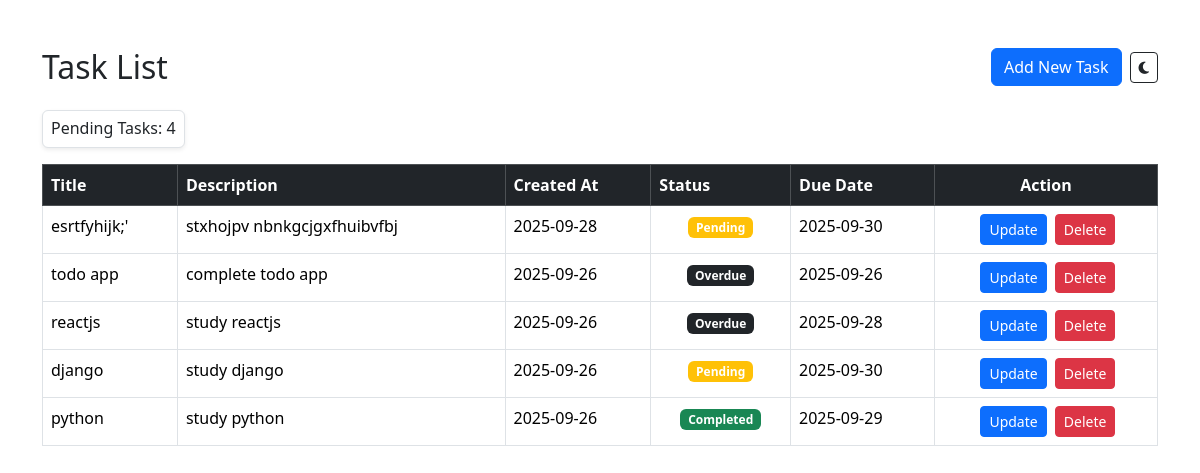
The app's page /, older data.
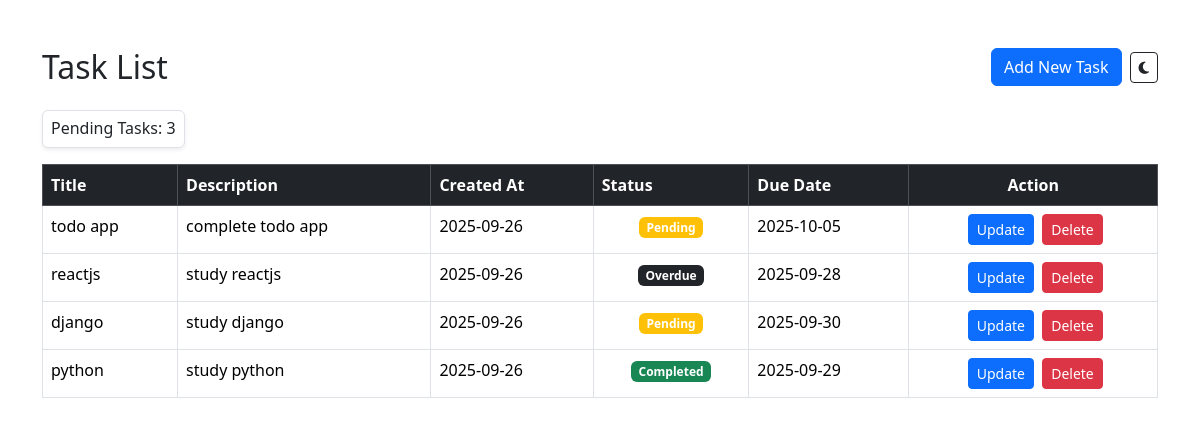
The same page, newer data.
### tasks/models.py (models this page shows, shortened)
class Task(models.Model):
    title = models.CharField(max_length=200)
    description = models.TextField()
    created_at = models.DateTimeField(auto_now_add=True)
    complete_task = models.BooleanField(default=False)
    due_date = models.DateField(null=True, blank=True)

### tasks/views.py (the view)
# urls.py: path('', views.task_list, name='task_list'),
def task_list(request):
    tasks = Task.objects.all().order_by('-created_at')
    pending_count = Task.objects.all().filter(complete_task=False).count()
    today=date.today()
    return render(request, 'task_list.html', {'tasks': tasks,
                                                'pending_count':pending_count,
                                                'today':today})

### template/task_list.html (shortened to what this page needs)
{% extends "base.html" %}
{% block content %}
<div class="d-flex justify-content-between align-items-center mb-4">
    <h2 class="mb-0">Task List</h2>
    <div class="d-flex align-items-center gap-2">
        <a href="{% url 'addtask_view' %}" class="btn btn-primary">Add New Task</a>
        <button id="theme-toggle" class="btn btn-outline-dark btn-sm"></button>
    </div>
</div>
<div class="border rounded p-2 d-inline-block bg-body shadow-sm gap-3 mb-3">
    <h6 class="mb-0">Pending Tasks: {{ pending_count }}</h6>
</div>
<div class="card-body p-0">
    <table class="table table-hover table-bordered" id="task-table">
        <thead class="table-dark">
            <tr>
                <th>Title</th>
                <th>Description</th>
                <th>Created At</th>
                <th>Status</th>
                <th>Due Date</th>
                <th class="text-center">Action</th>
            </tr>
        </thead>
        <tbody>
        {% for task in tasks %}
            <tr draggable="true" data-id="{{ task.id }}" ondragstart="drag(event)" ondragover="dragover(event)">
                <td>{{ task.title }}</td>
                <td>{{ task.description }}</td>
                <td>{{ task.created_at|date:"Y-m-d" }}</td>
                <td class="text-center">
                    {% if task.complete_task %}
                        <span class="badge bg-success">Completed</span>
                    {% else %}
                        {% if task.due_date == today %}
                            <span class="badge bg-danger">Due Today</span>
                        {% elif task.due_date and task.due_date < today %}
                            <span class="badge bg-dark">Overdue</span>
                        {% else %}
                            <span class="badge bg-warning">Pending</span>
                        {% endif %}
                    {% endif %}
                </td>
                <td>{{ task.due_date|date:"Y-m-d" }}</td>
                <td class="text-center">
                    <a href="{% url 'update_task' task.id %}" class="btn btn-sm btn-primary ms-1">Update</a>
                    <a href="{% url 'delete_task' task.id %}" class="btn btn-sm btn-danger ms-1"
                        onclick="return confirm('Are you sure you want to delete this task?');">Delete</a>
                </td>
            </tr>
        {% empty %}
            <tr>
                <td colspan="6" class="text-center text-muted">No tasks found.</td>
            </tr>
        {% endfor %}
        </tbody>
    </table>
</div>
{% endblock %}

Row changes from the older to the newer data that the page shows:
removed Task: title "esrtfyhijk;'", description "stxhojpv nbnkgcjgxfhuibvfbj", created_at "2025-09-28", complete_task "Pending", due_date "2025-09-30"
changed Task "todo app": due_date "2025-09-26" → "2025-10-05"; due_date "Overdue" → "Pending"
Text that changed along with them:
{{ pending_count }}: "4" → "3"
